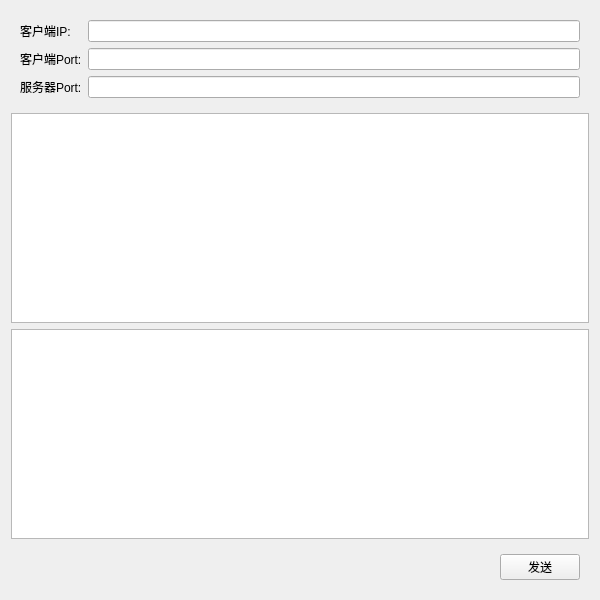
<?xml version="1.0" encoding="UTF-8"?>
<ui version="4.0">
 <class>Server</class>
 <widget class="QWidget" name="Server">
  <property name="geometry">
   <rect>
    <x>0</x>
    <y>0</y>
    <width>600</width>
    <height>600</height>
   </rect>
  </property>
  <property name="windowTitle">
   <string>Server</string>
  </property>
  <layout class="QVBoxLayout" name="verticalLayout">
   <item>
    <widget class="QWidget" name="widget" native="true">
     <layout class="QGridLayout" name="gridLayout">
      <item row="0" column="0">
       <widget class="QLabel" name="ipLabel">
        <property name="text">
         <string>客户端IP:</string>
        </property>
       </widget>
      </item>
      <item row="0" column="1">
       <widget class="QLineEdit" name="ipLineEdit"/>
      </item>
      <item row="1" column="0">
       <widget class="QLabel" name="cPortLabel">
        <property name="text">
         <string>客户端Port:</string>
        </property>
       </widget>
      </item>
      <item row="1" column="1">
       <widget class="QLineEdit" name="cPortLineEdit"/>
      </item>
      <item row="2" column="0">
       <widget class="QLabel" name="sPortLabel">
        <property name="text">
         <string>服务器Port:</string>
        </property>
       </widget>
      </item>
      <item row="2" column="1">
       <widget class="QLineEdit" name="sPortLineEdit"/>
      </item>
     </layout>
    </widget>
   </item>
   <item>
    <widget class="QTextEdit" name="recordEdit"/>
   </item>
   <item>
    <widget class="QTextEdit" name="msgEdit"/>
   </item>
   <item>
    <widget class="QWidget" name="widget_2" native="true">
     <layout class="QHBoxLayout" name="horizontalLayout">
      <item>
       <spacer name="horizontalSpacer">
        <property name="orientation">
         <enum>Qt::Horizontal</enum>
        </property>
        <property name="sizeHint" stdset="0">
         <size>
          <width>478</width>
          <height>20</height>
         </size>
        </property>
       </spacer>
      </item>
      <item>
       <widget class="QPushButton" name="sendButton">
        <property name="text">
         <string>发送</string>
        </property>
       </widget>
      </item>
     </layout>
    </widget>
   </item>
  </layout>
 </widget>
 <resources/>
 <connections/>
</ui>
